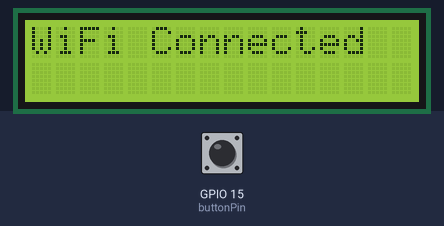
Recording of a sketch running on a simulated ESP32. Parts: 16×2 character LCD. Inputs (shaded band) come from the test bench; at power-on: GPIO 15 (buttonPin) HIGH. WiFi joins after 1.5 s; servers stay silent unless stated; web services answer with replies made up by the test bench; what the sketch prints to the serial monitor is not drawn.

Above: at 1.6 s.
3.8 s: GPIO 15 (buttonPin) pulled LOW for 0.15 s
At 4.6 s:
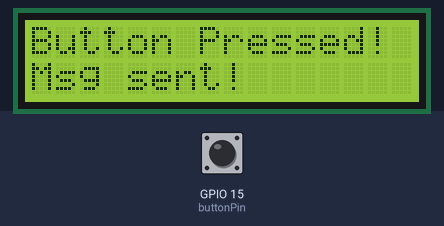
6.9 s: GPIO 15 (buttonPin) pulled LOW for 1 s
At 7.02 s:
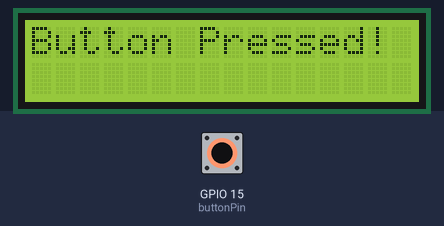
10.6 s: GPIO 15 (buttonPin) pulled LOW for 3.2 s
At 12.2 s:
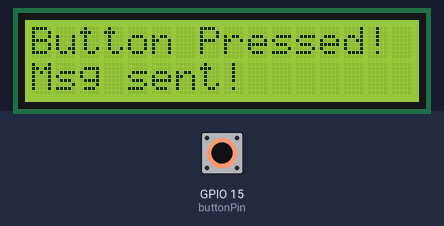
Timing chart, 0 to 13.7 s (numbered marks = the images above; inputs shaded):
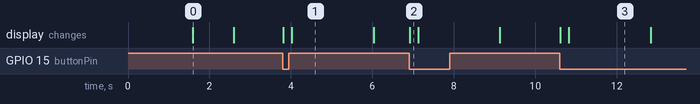

Measured:
- after the input at 3.8 s, the display: first changes at once (image 1 shows a later state)
- after the input at 6.9 s, the display: changes at once (image 2)
- after the input at 10.6 s, the display: first changes at once (image 3 shows a later state)
- what the display in image 0 shows lasts 1.0 s, from 1.6 s to 2.6 s
- what the display in image 1 shows lasts 2.0 s, from 4.0 s to 6.0 s

The sketch:

stage3-ReadywithTelegram.ino
```cpp
#include <WiFi.h>
#include <HTTPClient.h>
#include <LiquidCrystal_PCF8574.h>

// Replace with your network credentials
const char* ssid = "";
const char* password = "";

// Telegram API Token and Chat ID
const String BOT_TOKEN = "";
const String CHAT_ID = "";

// Button and debounce settings
const int buttonPin = 15;
bool buttonState = HIGH;  // Initial state of button (not pressed)
unsigned long lastDebounceTime = 0;
const int DEBOUNCE_DELAY = 50;

// LCD setup
LiquidCrystal_PCF8574 lcd(0x27); // Adjust the I2C address as needed

void setup() {
  // Initialize serial and LCD
  Serial.begin(115200);
  lcd.begin(16, 2);
  lcd.setBacklight(1);
  lcd.setCursor(0, 0);
  lcd.print("Connecting...");

  // Connect to WiFi
  WiFi.begin(ssid, password);
  while (WiFi.status() != WL_CONNECTED) {
    delay(500);
    Serial.print(".");
  }
  lcd.clear();
  lcd.setCursor(0, 0);
  lcd.print("WiFi Connected");
  delay(1000);
  lcd.clear();

  // Set up button pin
  pinMode(buttonPin, INPUT_PULLUP);
}

void loop() {
  int reading = digitalRead(buttonPin);

  // Check for button press
  if (reading == LOW && buttonState == HIGH && (millis() - lastDebounceTime) > DEBOUNCE_DELAY) {
    lastDebounceTime = millis();
    buttonState = LOW;

    // Notify on LCD and send Telegram message
    lcd.setCursor(0, 0);
    lcd.print("Button Pressed!");
    sendTelegramMessage("Button Press!");

    delay(2000);  // Hold display for 2 seconds
    lcd.clear();
  }

  if (reading == HIGH && buttonState == LOW && (millis() - lastDebounceTime) > DEBOUNCE_DELAY) {
    buttonState = HIGH;
  }
}

void sendTelegramMessage(String message) {
  if (WiFi.status() == WL_CONNECTED) {
    HTTPClient http;
    String url = "https://api.telegram.org/bot" + BOT_TOKEN + "/sendMessage?chat_id=" + CHAT_ID + "&text=" + message;

    http.begin(url.c_str());
    int httpResponseCode = http.GET();

    if (httpResponseCode > 0) {
      String response = http.getString();  // Get the response from the server
      Serial.println("Telegram message sent successfully.");
      Serial.println("Response from Telegram: " + response);
      lcd.setCursor(0, 1);
      lcd.print("Msg sent!");
    } else {
      Serial.print("Error in sending message, HTTP response code: ");
      Serial.println(httpResponseCode);
    }
    http.end();
  } else {
    Serial.println("Not connected to WiFi");
  }
}
```
